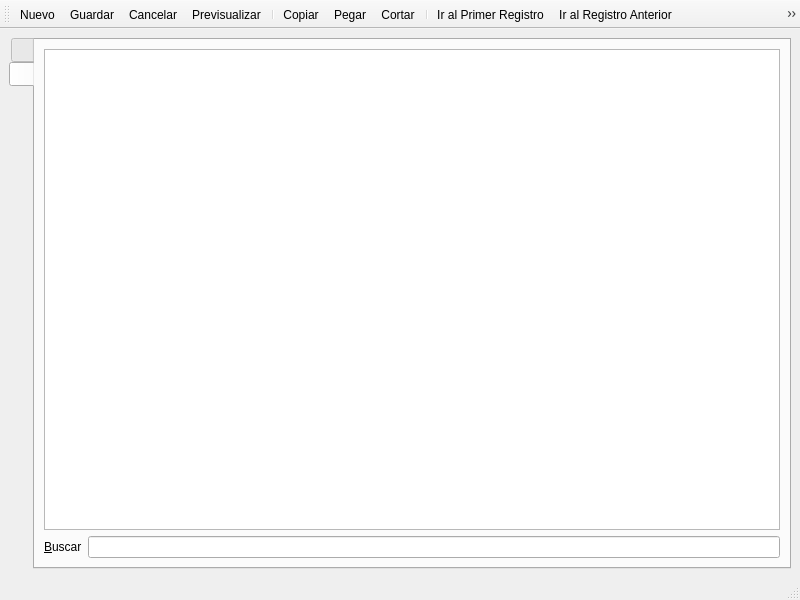
<?xml version="1.0" encoding="UTF-8"?>
<ui version="4.0">
 <class>frmArqueo</class>
 <widget class="QMainWindow" name="frmArqueo">
  <property name="geometry">
   <rect>
    <x>0</x>
    <y>0</y>
    <width>800</width>
    <height>600</height>
   </rect>
  </property>
  <property name="windowTitle">
   <string>Arqueo</string>
  </property>
  <widget class="QWidget" name="centralwidget">
   <layout class="QVBoxLayout" name="verticalLayout">
    <item>
     <widget class="QTabWidget" name="tabWidget">
      <property name="tabPosition">
       <enum>QTabWidget::West</enum>
      </property>
      <property name="currentIndex">
       <number>1</number>
      </property>
      <widget class="QWidget" name="tabdetails">
       <attribute name="icon">
        <iconset resource="res.qrc">
         <normaloff>:/icons/res/document-edit.png</normaloff>:/icons/res/document-edit.png</iconset>
       </attribute>
       <attribute name="title">
        <string notr="true"/>
       </attribute>
       <layout class="QGridLayout" name="gridLayout">
        <item row="0" column="0" colspan="2">
         <layout class="QHBoxLayout" name="horizontalLayout_2">
          <item>
           <widget class="QLabel" name="label_3">
            <property name="sizePolicy">
             <sizepolicy hsizetype="Fixed" vsizetype="Preferred">
              <horstretch>0</horstretch>
              <verstretch>0</verstretch>
             </sizepolicy>
            </property>
            <property name="text">
             <string>Arqueo Numero: </string>
            </property>
           </widget>
          </item>
          <item>
           <widget class="QLabel" name="lblPrintedDocumentNumber">
            <property name="styleSheet">
             <string notr="true"/>
            </property>
            <property name="text">
             <string/>
            </property>
            <property name="txt" stdset="0">
             <bool>true</bool>
            </property>
           </widget>
          </item>
          <item>
           <widget class="QLabel" name="label_2">
            <property name="sizePolicy">
             <sizepolicy hsizetype="Fixed" vsizetype="Preferred">
              <horstretch>0</horstretch>
              <verstretch>0</verstretch>
             </sizepolicy>
            </property>
            <property name="text">
             <string>Arqueado por:</string>
            </property>
           </widget>
          </item>
          <item>
           <widget class="QLabel" name="lblUserName">
            <property name="sizePolicy">
             <sizepolicy hsizetype="Preferred" vsizetype="Preferred">
              <horstretch>0</horstretch>
              <verstretch>0</verstretch>
             </sizepolicy>
            </property>
            <property name="text">
             <string/>
            </property>
            <property name="txt" stdset="0">
             <bool>true</bool>
            </property>
           </widget>
          </item>
          <item>
           <widget class="QDateTimeEdit" name="dtPicker">
            <property name="sizePolicy">
             <sizepolicy hsizetype="Fixed" vsizetype="Fixed">
              <horstretch>0</horstretch>
              <verstretch>0</verstretch>
             </sizepolicy>
            </property>
            <property name="calendarPopup">
             <bool>true</bool>
            </property>
           </widget>
          </item>
         </layout>
        </item>
        <item row="1" column="0" colspan="2">
         <widget class="QTableView" name="tabledetails">
          <property name="sizePolicy">
           <sizepolicy hsizetype="Expanding" vsizetype="Minimum">
            <horstretch>0</horstretch>
            <verstretch>1</verstretch>
           </sizepolicy>
          </property>
          <property name="contextMenuPolicy">
           <enum>Qt::ActionsContextMenu</enum>
          </property>
          <property name="editTriggers">
           <set>QAbstractItemView::NoEditTriggers</set>
          </property>
          <property name="alternatingRowColors">
           <bool>true</bool>
          </property>
          <attribute name="verticalHeaderVisible">
           <bool>false</bool>
          </attribute>
          <attribute name="verticalHeaderVisible">
           <bool>false</bool>
          </attribute>
         </widget>
        </item>
        <item row="2" column="0">
         <widget class="QGroupBox" name="groupBox_2">
          <property name="sizePolicy">
           <sizepolicy hsizetype="Preferred" vsizetype="Maximum">
            <horstretch>1</horstretch>
            <verstretch>1</verstretch>
           </sizepolicy>
          </property>
          <property name="title">
           <string>Observaciones</string>
          </property>
          <layout class="QGridLayout" name="gridLayout_3">
           <item row="0" column="0">
            <widget class="QPlainTextEdit" name="txtObservations">
             <property name="enabled">
              <bool>true</bool>
             </property>
             <property name="sizePolicy">
              <sizepolicy hsizetype="Expanding" vsizetype="Maximum">
               <horstretch>0</horstretch>
               <verstretch>0</verstretch>
              </sizepolicy>
             </property>
             <property name="readOnly">
              <bool>true</bool>
             </property>
            </widget>
           </item>
          </layout>
         </widget>
        </item>
        <item row="2" column="1">
         <widget class="QGroupBox" name="groupBox">
          <property name="sizePolicy">
           <sizepolicy hsizetype="Preferred" vsizetype="Maximum">
            <horstretch>0</horstretch>
            <verstretch>0</verstretch>
           </sizepolicy>
          </property>
          <property name="title">
           <string/>
          </property>
          <layout class="QFormLayout" name="formLayout_2">
           <property name="fieldGrowthPolicy">
            <enum>QFormLayout::ExpandingFieldsGrow</enum>
           </property>
           <property name="formAlignment">
            <set>Qt::AlignCenter</set>
           </property>
           <item row="1" column="0">
            <widget class="QLabel" name="label_11">
             <property name="sizePolicy">
              <sizepolicy hsizetype="Preferred" vsizetype="Minimum">
               <horstretch>0</horstretch>
               <verstretch>0</verstretch>
              </sizepolicy>
             </property>
             <property name="font">
              <font>
               <pointsize>10</pointsize>
               <weight>75</weight>
               <bold>true</bold>
              </font>
             </property>
             <property name="text">
              <string>Total Arqueo: </string>
             </property>
            </widget>
           </item>
           <item row="1" column="1">
            <widget class="QLabel" name="lblTotalArqueo">
             <property name="sizePolicy">
              <sizepolicy hsizetype="Preferred" vsizetype="Minimum">
               <horstretch>0</horstretch>
               <verstretch>0</verstretch>
              </sizepolicy>
             </property>
             <property name="text">
              <string>US$0.0000</string>
             </property>
            </widget>
           </item>
           <item row="2" column="0">
            <widget class="QLabel" name="label_5">
             <property name="font">
              <font>
               <pointsize>10</pointsize>
               <weight>75</weight>
               <bold>true</bold>
              </font>
             </property>
             <property name="text">
              <string>Total Sesión</string>
             </property>
            </widget>
           </item>
           <item row="2" column="1">
            <widget class="QLabel" name="lblTotalSesion">
             <property name="text">
              <string>US$0.0000</string>
             </property>
            </widget>
           </item>
           <item row="3" column="0" colspan="2">
            <spacer name="verticalSpacer">
             <property name="orientation">
              <enum>Qt::Vertical</enum>
             </property>
             <property name="sizeType">
              <enum>QSizePolicy::Expanding</enum>
             </property>
             <property name="sizeHint" stdset="0">
              <size>
               <width>20</width>
               <height>20</height>
              </size>
             </property>
            </spacer>
           </item>
           <item row="0" column="0" colspan="2">
            <spacer name="verticalSpacer_2">
             <property name="orientation">
              <enum>Qt::Vertical</enum>
             </property>
             <property name="sizeHint" stdset="0">
              <size>
               <width>20</width>
               <height>20</height>
              </size>
             </property>
            </spacer>
           </item>
          </layout>
         </widget>
        </item>
       </layout>
      </widget>
      <widget class="QWidget" name="tabnavigation">
       <attribute name="icon">
        <iconset resource="res.qrc">
         <normaloff>:/icons/res/table.png</normaloff>:/icons/res/table.png</iconset>
       </attribute>
       <attribute name="title">
        <string notr="true"/>
       </attribute>
       <layout class="QVBoxLayout" name="verticalLayout_2">
        <item>
         <widget class="QTableView" name="tablenavigation">
          <property name="contextMenuPolicy">
           <enum>Qt::ActionsContextMenu</enum>
          </property>
          <property name="alternatingRowColors">
           <bool>true</bool>
          </property>
          <property name="selectionMode">
           <enum>QAbstractItemView::SingleSelection</enum>
          </property>
          <property name="selectionBehavior">
           <enum>QAbstractItemView::SelectRows</enum>
          </property>
          <property name="sortingEnabled">
           <bool>true</bool>
          </property>
          <attribute name="horizontalHeaderStretchLastSection">
           <bool>true</bool>
          </attribute>
          <attribute name="horizontalHeaderStretchLastSection">
           <bool>true</bool>
          </attribute>
         </widget>
        </item>
        <item>
         <layout class="QHBoxLayout" name="horizontalLayout">
          <item>
           <widget class="QLabel" name="label">
            <property name="text">
             <string>&amp;Buscar</string>
            </property>
            <property name="buddy">
             <cstring>txtSearch</cstring>
            </property>
           </widget>
          </item>
          <item>
           <widget class="QLineEdit" name="txtSearch"/>
          </item>
         </layout>
        </item>
       </layout>
      </widget>
     </widget>
    </item>
   </layout>
  </widget>
  <widget class="QStatusBar" name="statusbar"/>
  <widget class="QToolBar" name="toolBar">
   <property name="windowTitle">
    <string>Arqueo</string>
   </property>
   <attribute name="toolBarArea">
    <enum>TopToolBarArea</enum>
   </attribute>
   <attribute name="toolBarBreak">
    <bool>false</bool>
   </attribute>
   <addaction name="actionNew"/>
   <addaction name="actionSave"/>
   <addaction name="actionCancel"/>
   <addaction name="actionPreview"/>
   <addaction name="separator"/>
   <addaction name="actionCopy"/>
   <addaction name="actionPaste"/>
   <addaction name="actionCut"/>
   <addaction name="separator"/>
   <addaction name="actionGoFirst"/>
   <addaction name="actionGoPrevious"/>
   <addaction name="actionGoNext"/>
   <addaction name="actionGoLast"/>
  </widget>
  <action name="actionNew">
   <property name="icon">
    <iconset resource="res.qrc">
     <normaloff>:/icons/res/document-new.png</normaloff>:/icons/res/document-new.png</iconset>
   </property>
   <property name="text">
    <string>Nuevo</string>
   </property>
   <property name="shortcut">
    <string>Ctrl+N</string>
   </property>
  </action>
  <action name="actionPreview">
   <property name="icon">
    <iconset resource="res.qrc">
     <normaloff>:/icons/res/document-preview.png</normaloff>:/icons/res/document-preview.png</iconset>
   </property>
   <property name="text">
    <string>Previsualizar</string>
   </property>
  </action>
  <action name="actionGoFirst">
   <property name="icon">
    <iconset resource="res.qrc">
     <normaloff>:/icons/res/go-first.png</normaloff>:/icons/res/go-first.png</iconset>
   </property>
   <property name="text">
    <string>Ir al Primer Registro</string>
   </property>
  </action>
  <action name="actionGoPrevious">
   <property name="icon">
    <iconset resource="res.qrc">
     <normaloff>:/icons/res/go-previous.png</normaloff>:/icons/res/go-previous.png</iconset>
   </property>
   <property name="text">
    <string>Ir al Registro Anterior</string>
   </property>
  </action>
  <action name="actionGoNext">
   <property name="icon">
    <iconset resource="res.qrc">
     <normaloff>:/icons/res/go-next.png</normaloff>:/icons/res/go-next.png</iconset>
   </property>
   <property name="text">
    <string>Ir al siguiente registro</string>
   </property>
  </action>
  <action name="actionGoLast">
   <property name="icon">
    <iconset resource="res.qrc">
     <normaloff>:/icons/res/go-last.png</normaloff>:/icons/res/go-last.png</iconset>
   </property>
   <property name="text">
    <string>Ir al ultimo registro</string>
   </property>
  </action>
  <action name="actionSave">
   <property name="icon">
    <iconset resource="res.qrc">
     <normaloff>:/icons/res/document-save.png</normaloff>:/icons/res/document-save.png</iconset>
   </property>
   <property name="text">
    <string>Guardar</string>
   </property>
   <property name="visible">
    <bool>false</bool>
   </property>
  </action>
  <action name="actionCancel">
   <property name="icon">
    <iconset resource="res.qrc">
     <normaloff>:/icons/res/dialog-cancel.png</normaloff>:/icons/res/dialog-cancel.png</iconset>
   </property>
   <property name="text">
    <string>Cancelar</string>
   </property>
   <property name="visible">
    <bool>false</bool>
   </property>
  </action>
  <action name="actionEditar">
   <property name="icon">
    <iconset resource="res.qrc">
     <normaloff>:/icons/res/document-edit.png</normaloff>:/icons/res/document-edit.png</iconset>
   </property>
   <property name="text">
    <string>Editar</string>
   </property>
   <property name="shortcut">
    <string>Ctrl+E</string>
   </property>
  </action>
  <action name="actionDeleteRow">
   <property name="icon">
    <iconset resource="res.qrc">
     <normaloff>:/icons/res/edit-delete.png</normaloff>:/icons/res/edit-delete.png</iconset>
   </property>
   <property name="text">
    <string>Borrar</string>
   </property>
  </action>
  <action name="actionCopy">
   <property name="icon">
    <iconset resource="res.qrc">
     <normaloff>:/icons/res/edit-copy.png</normaloff>:/icons/res/edit-copy.png</iconset>
   </property>
   <property name="text">
    <string>Copiar</string>
   </property>
   <property name="shortcut">
    <string>Ctrl+C</string>
   </property>
  </action>
  <action name="actionCut">
   <property name="icon">
    <iconset resource="res.qrc">
     <normaloff>:/icons/res/edit-cut.png</normaloff>:/icons/res/edit-cut.png</iconset>
   </property>
   <property name="text">
    <string>Cortar</string>
   </property>
   <property name="shortcut">
    <string>Ctrl+X</string>
   </property>
  </action>
  <action name="actionPaste">
   <property name="icon">
    <iconset resource="res.qrc">
     <normaloff>:/icons/res/edit-paste.png</normaloff>:/icons/res/edit-paste.png</iconset>
   </property>
   <property name="text">
    <string>Pegar</string>
   </property>
  </action>
 </widget>
 <resources>
  <include location="res.qrc"/>
 </resources>
 <connections/>
</ui>
